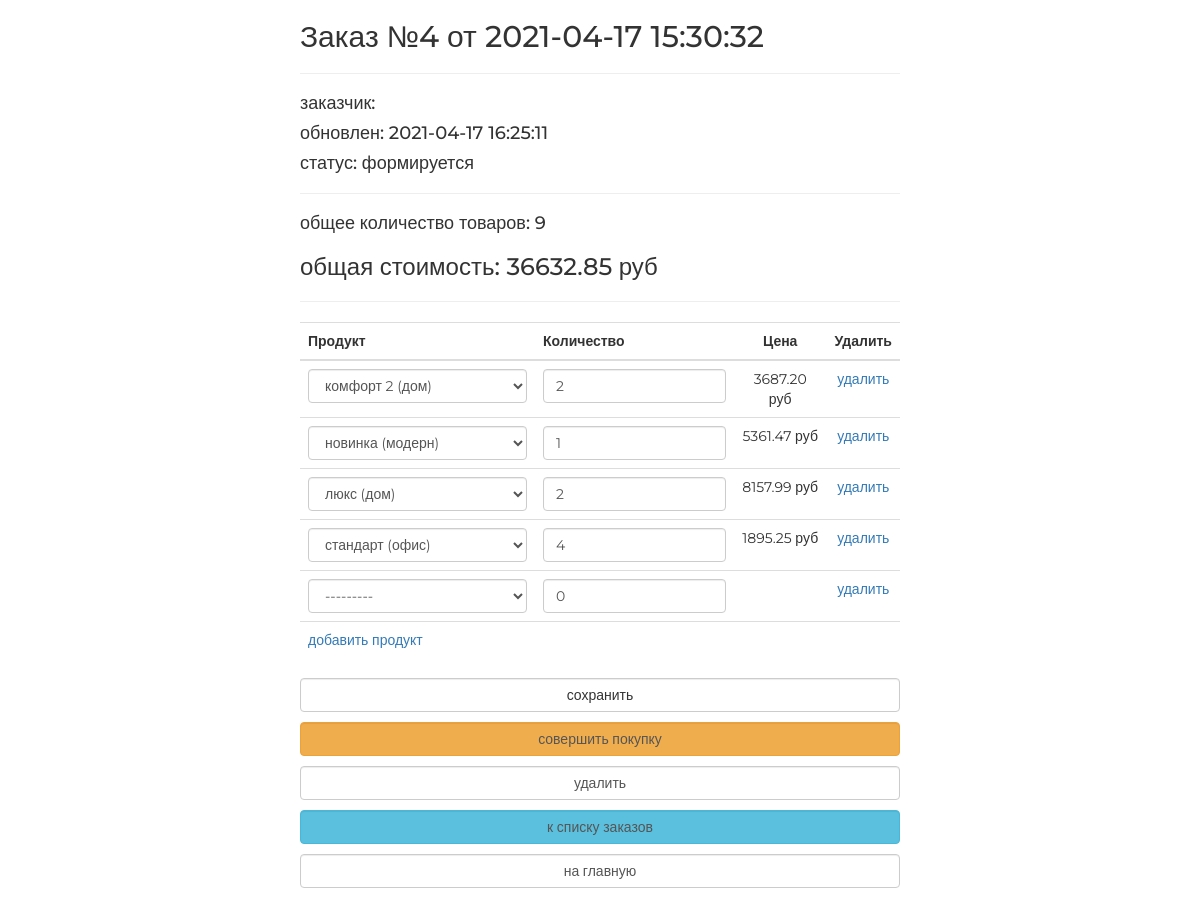
Page /order/update/4/ on the committed database.
### ordersapp/models.py (models this page shows, shortened)
class Order(models.Model):
    FORMING = 'FM'
    SENT_TO_PROCEED = 'STP'
    PROCEEDED = 'PRD'
    PAID = 'PD'
    READY = 'RDY'
    CANCEL = 'CNC'
    ORDER_STATUS_CHOICES = (
        (FORMING, 'формируется'),
        (SENT_TO_PROCEED, 'отправлен в обработку'),
        (PAID, 'оплачен'),
        (PROCEEDED, 'обрабатывается'),
        (READY, 'готов к выдаче'),
        (CANCEL, 'отменен'),
    )
    user = models.ForeignKey(settings.AUTH_USER_MODEL, on_delete=models.CASCADE)
    created = models.DateTimeField(verbose_name='создан', auto_now_add=True)
    updated = models.DateTimeField(verbose_name='изменён', auto_now=True)
    status = models.CharField(verbose_name='статус', max_length=3, choices=ORDER_STATUS_CHOICES, default=FORMING)
    is_active = models.BooleanField(verbose_name='активен', default=True)
    class Meta:
        ordering = ('-created',)
        verbose_name = 'заказ'
        verbose_name_plural = 'заказы'
    def get_total_quantity(self):
        items = self.orderitems.select_related()
        return sum(list(map(lambda x: x.quantity, items)))
    def get_total_cost(self):
        items = self.orderitems.select_related()
        return sum(list(map(lambda x: x.get_product_cost(), items)))

class OrderItem(models.Model):
    order = models.ForeignKey(Order, related_name="orderitems", on_delete=models.CASCADE)
    product = models.ForeignKey(Product, verbose_name='продукт', on_delete=models.CASCADE)
    quantity = models.PositiveIntegerField(verbose_name='количество', default=0)
    def get_product_cost(self):
        return self.product.price * self.quantity

### mainapp/models.py (models this page shows, shortened)
class Product(models.Model):
    category = models.ForeignKey(ProductCategory, on_delete=models.CASCADE)
    name = models.CharField(max_length=128, verbose_name='имя')
    image = models.ImageField(upload_to='products_images', blank=True)
    short_desc = models.CharField(max_length=64, verbose_name='краткое описание', blank=True)
    description = models.TextField(blank=True, verbose_name='описание')
    price = models.DecimalField(verbose_name='цена', max_digits=8, decimal_places=2, default=0)
    quantity = models.PositiveSmallIntegerField(verbose_name='количество на складе', default=0)
    is_active = models.BooleanField(verbose_name='активность', default=True)
    def __str__(self):
        return f'{self.name} ({self.category.name})'

### ordersapp/views.py (the view, shortened to what this page needs)
# urls.py: path('update/<int:pk>/', ordersapp.OrderUpdateView.as_view(), name='orders_update'),
class OrderUpdateView(UpdateView):
    model = Order
    success_url = reverse_lazy('ordersapp:orders_list')
    fields = []
    def get_context_data(self, **kwargs):
        data = super().get_context_data(**kwargs)
        OrderFormSet = inlineformset_factory(Order, OrderItem, form=OrderItemForm, extra=1)
        if self.request.POST:
            formset = OrderFormSet(self.request.POST, instance=self.object)
        else:
            formset = OrderFormSet(instance=self.object)
            for form in formset.forms:
                if form.instance.pk:
                    form.initial['price'] = form.instance.product.price
        data['orderitems'] = formset
        return data

### mainapp/context_processors.py (called while the page is built)
def basket(request):
    print(f'context processor basket works')
    basket_list = []
    if request.user.is_authenticated:
        basket_list = Basket.objects.filter(user=request.user)
    return {
        'basket': basket_list
    }

### ordersapp/templates/ordersapp/order_form.html (shortened to what this page needs)
{% extends 'ordersapp/base.html' %}
{% load static %}
{% block content %}
    {% include 'ordersapp/includes/inc_order_summary.html' %}
    <div class="order_form">
        <form action="" method="post">
            <table class="table">
                {% for form in orderitems.forms %}
                    {% if forloop.first %}
                        <thead>
                        <tr>
                            {% for field in form.visible_fields %}
                                <th class="{% cycle 'td1' 'td2' 'td3' 'td4' %} order formset_td">
                                    {{ field.label|capfirst }}
                                </th>
                            {% endfor %}
                        </tr>
                        </thead>
                    {% endif %}
                    <tr class="formset_row">
                        {% for field in form.visible_fields %}
                            <td class="{% cycle 'td1' 'td2' 'td3' 'td4' %} order formset_td">
                                {% if field.name != 'price' %}
                                    {{ field }}
                                {% else %}
                                    {% if field.value %}
                                        <span class="orderitems-{{ forloop.parentloop.counter0 }}-price">
                                            {{ field.value }}
                                        </span> руб
                                    {% endif %}
                                {% endif %}
                            </td>
                        {% endfor %}
                    </tr>
                {% endfor %}
            </table>
            <button type="submit" value="сохранить" class="btn btn-default btn-round form-control last">сохранить
            </button>
            {% include 'ordersapp/includes/inc_order_actions.html' %}
        </form>
    </div>
{% endblock %}

### ordersapp/templates/ordersapp/includes/inc_order_summary.html (shortened to what this page needs)
{% if object %}
    <div class="h2">Заказ №{{ object.pk }} от {{ object.created|date:"Y-m-d H:i:s" }}</div>
    <hr>
    <div class="h4">заказчик: {{ user.last_name }} {{ user.first_name }} </div>
    <div class="h4">обновлен: {{ object.updated|date:"Y-m-d H:i:s" }}</div>
    <div class="h4">статус: {{ object.get_status_display }}</div>
    <hr>
    <div class="h4">
        общее количество товаров: <span class="order_total_quantity">{{ object.get_total_quantity }}</span>
    </div>
    <div class="h3">
        общая стоимость: <span class="order_total_cost">{{ object.get_total_cost }}</span> руб
    </div>
{% endif %}
<hr>

### static/css/style.css (style rules this page uses)
* { margin: 0; padding: 0; }
button.last { margin-bottom: 10px; }
.td3.order.formset_td { text-align: center; }
.td4.order.formset_td { text-align: center; }
body { font-family: 'Montserrat', sans-serif; }
html, body { height: 100%; }
table { width: 100%; }
td:first-child { width: 235px; }

### rows in the picture
Order: pk "4", created "2021-04-17 15:30:32", updated "2021-04-17 16:25:11", status "формируется", get_total_quantity "9", get_total_cost "36632.85"
Product: value "3687.20"
Product: value "5361.47"
Product: value "8157.99"
Product: value "1895.25"

### other values in the picture
{{ field.label|capfirst }} "Продукт" "Количество" "Цена" "Удалить"
